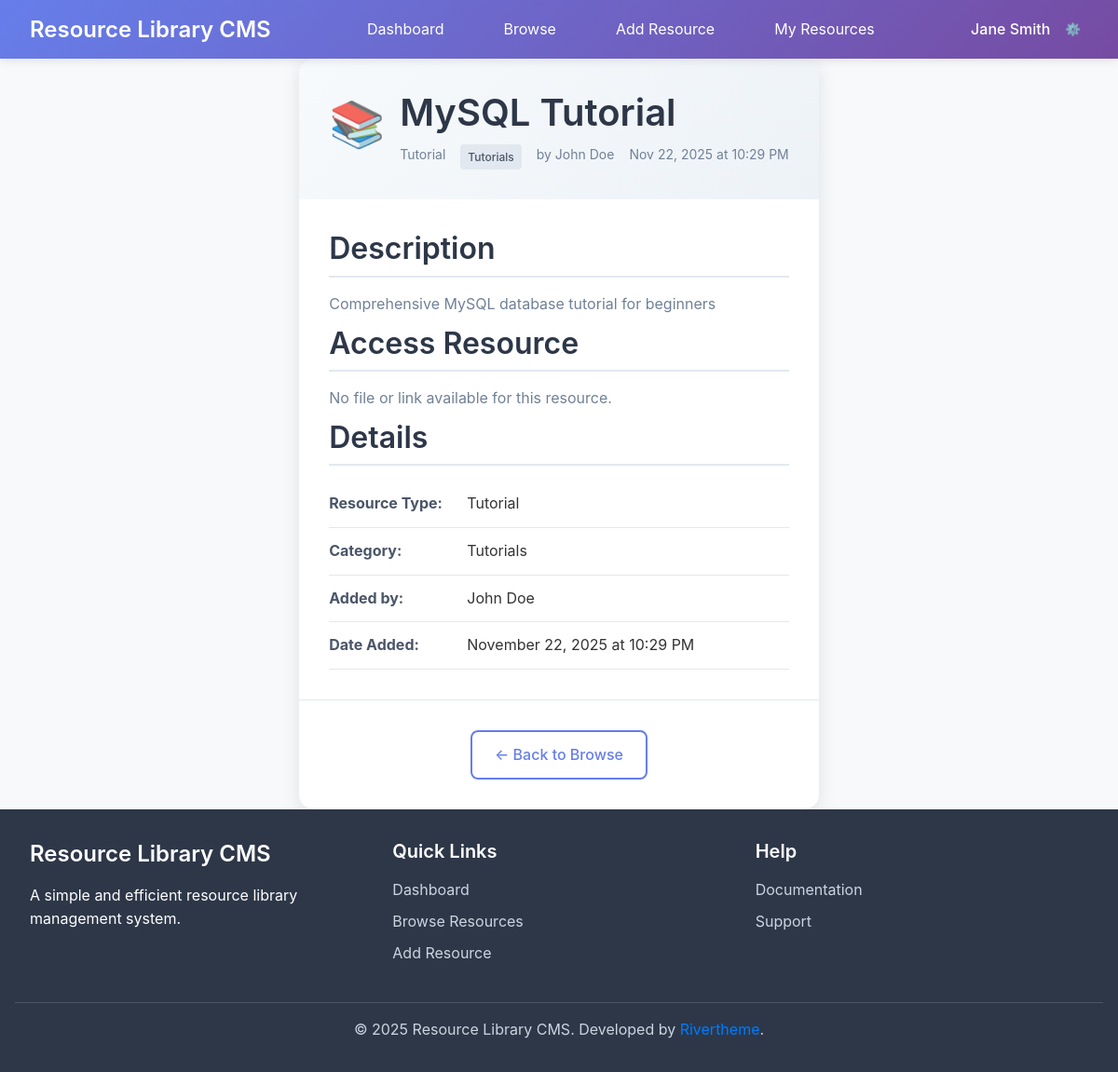
The app's page /pages/view_resource.php?id=2 (signed in) with its own data.
### tables this page shows
CREATE TABLE users (
    id INT AUTO_INCREMENT PRIMARY KEY,
    username VARCHAR(50) UNIQUE NOT NULL,
    email VARCHAR(100) UNIQUE NOT NULL,
    password_hash VARCHAR(255) NOT NULL,
    first_name VARCHAR(50) NOT NULL,
    last_name VARCHAR(50) NOT NULL,
    created_at TIMESTAMP DEFAULT CURRENT_TIMESTAMP,
    updated_at TIMESTAMP DEFAULT CURRENT_TIMESTAMP ON UPDATE CURRENT_TIMESTAMP,
    is_active BOOLEAN DEFAULT TRUE
);

CREATE TABLE resources (
    id INT AUTO_INCREMENT PRIMARY KEY,
    title VARCHAR(200) NOT NULL,
    description TEXT,
    resource_type ENUM('document', 'link', 'video', 'tutorial', 'other') NOT NULL,
    file_path VARCHAR(500),  
    external_url VARCHAR(500),  
    file_size INT,  
    mime_type VARCHAR(100),  
    category_id INT,
    user_id INT NOT NULL,
    created_at TIMESTAMP DEFAULT CURRENT_TIMESTAMP,
    updated_at TIMESTAMP DEFAULT CURRENT_TIMESTAMP ON UPDATE CURRENT_TIMESTAMP,
    is_active BOOLEAN DEFAULT TRUE,
    FOREIGN KEY (category_id) REFERENCES categories(id) ON DELETE SET NULL,
    FOREIGN KEY (user_id) REFERENCES users(id) ON DELETE CASCADE
);

CREATE TABLE categories (
    id INT AUTO_INCREMENT PRIMARY KEY,
    name VARCHAR(100) UNIQUE NOT NULL,
    description TEXT,
    created_at TIMESTAMP DEFAULT CURRENT_TIMESTAMP,
    updated_at TIMESTAMP DEFAULT CURRENT_TIMESTAMP ON UPDATE CURRENT_TIMESTAMP
);

### includes/init.php (called while the page is built, shortened)
<?php
require_once __DIR__ . '/../config/database.php';
require_once __DIR__ . '/Database.php';
require_once __DIR__ . '/functions.php';
try {
    $db = new Database();
} catch (Exception $e) {
    die("Database connection failed: " . $e->getMessage());
}
?>

### includes/functions.php (called while the page is built, shortened)
<?php
function is_logged_in() {
    return isset($_SESSION['user_id']) && !empty($_SESSION['user_id']);
}
function get_current_user_id() {
    return isset($_SESSION['user_id']) ? $_SESSION['user_id'] : null;
}
function get_current_user_data($db) {
    $sql = "SELECT id, username, email, first_name, last_name FROM users WHERE id = ? AND is_active = 1";
    return $db->fetch($sql, [get_current_user_id()]);
}
function format_date($date, $format = 'Y-m-d H:i:s') {
    return date($format, strtotime($date));
}
function get_resource_type_icon($type) {
    $icons = [
        'document' => '📄',
        'link' => '🔗',
        'video' => '🎥',
        'tutorial' => '📚',
        'other' => '📁'
    ];
    return isset($icons[$type]) ? $icons[$type] : $icons['other'];
}
?>

### includes/Database.php (called while the page is built, shortened)
<?php
class Database {
    private $host;
    private $db_name;
    private $username;
    private $password;
    private $charset;
    private $pdo;
    public function __construct() {
        $this->host = DB_HOST;
        $this->db_name = DB_NAME;
        $this->username = DB_USER;
        $this->password = DB_PASS;
        $this->charset = DB_CHARSET;
    }
    public function connect() {
        if ($this->pdo === null) {
            try {
                $dsn = "mysql:host={$this->host};dbname={$this->db_name};charset={$this->charset}";
                $options = [
                    PDO::ATTR_ERRMODE => PDO::ERRMODE_EXCEPTION,
                    PDO::ATTR_DEFAULT_FETCH_MODE => PDO::FETCH_ASSOC,
                    PDO::ATTR_EMULATE_PREPARES => false,
                ];
                $this->pdo = new PDO($dsn, $this->username, $this->password, $options);
            } catch (PDOException $e) {
                throw new Exception("Database connection failed: " . $e->getMessage());
            }
        }
        return $this->pdo;
    }
    public function query($sql, $params = []) {
        try {
            $pdo = $this->connect();
            $stmt = $pdo->prepare($sql);
            $stmt->execute($params);
            return $stmt;
        } catch (PDOException $e) {
            throw new Exception("Query execution failed: " . $e->getMessage());
        }
    }
    public function fetch($sql, $params = []) {
        $stmt = $this->query($sql, $params);
        return $stmt->fetch();
    }
}
?>

### pages/view_resource.php (the view, shortened to what this page needs)
<?php
require_once '../includes/init.php';
$resource_id = (int)($_GET['id'] ?? 0);
try {
    $sql = "
        SELECT r.*, c.name as category_name, u.username, u.first_name, u.last_name
        FROM resources r
        LEFT JOIN categories c ON r.category_id = c.id
        LEFT JOIN users u ON r.user_id = u.id
        WHERE r.id = ? AND r.is_active = 1
    ";
    $resource = $db->fetch($sql, [$resource_id]);
} catch (Exception $e) {
    add_flash_message('Error loading resource.', 'error');
    redirect('dashboard.php');
}
?>
<!DOCTYPE html>
<html lang="en">
<head>
    <link rel="stylesheet" href="../assets/css/style.css">
</head>
<body>
    <?php include '../includes/header.php'; ?>
    <div class="container">
        <div class="resource-view">
            <div class="resource-header">
                <div class="resource-title">
                    <div class="resource-icon-large">
                        <?php echo get_resource_type_icon($resource['resource_type']); ?>
                    </div>
                    <div class="title-content">
                        <h1><?php echo htmlspecialchars($resource['title']); ?></h1>
                        <div class="resource-meta">
                            <span class="resource-type"><?php echo ucfirst($resource['resource_type']); ?></span>
                            <?php if ($resource['category_name']): ?>
                                <span class="category"><?php echo htmlspecialchars($resource['category_name']); ?></span>
                            <?php endif; ?>
                            <span class="author">by <?php echo htmlspecialchars($resource['first_name'] . ' ' . $resource['last_name']); ?></span>
                            <span class="date"><?php echo format_date($resource['created_at'], 'M j, Y \a\t g:i A'); ?></span>
                        </div>
                    </div>
                </div>
            </div>
            <div class="resource-content">
                <div class="resource-description">
                    <h2>Description</h2>
                    <p><?php echo nl2br(htmlspecialchars($resource['description'])); ?></p>
                </div>
                <div class="resource-access">
                    <h2>Access Resource</h2>
                    <?php if ($resource['resource_type'] === 'link' && $resource['external_url']): ?>
                        <div class="resource-link">
                            <a href="<?php echo htmlspecialchars($resource['external_url']); ?>"
                               target="_blank" rel="noopener noreferrer" class="btn btn-primary btn-large">
                                🔗 Open Link
                            </a>
                            <p class="link-url"><?php echo htmlspecialchars($resource['external_url']); ?></p>
                        </div>
                    <?php else: ?>
                        <p class="no-access">No file or link available for this resource.</p>
                    <?php endif; ?>
                </div>
                <div class="resource-details">
                    <h2>Details</h2>
                    <table class="details-table">
                        <tr>
                            <td><strong>Resource Type:</strong></td>
                            <td><?php echo ucfirst($resource['resource_type']); ?></td>
                        </tr>
                        <tr>
                            <td><strong>Category:</strong></td>
                            <td><?php echo htmlspecialchars($resource['category_name'] ?? 'Uncategorized'); ?></td>
                        </tr>
                        <tr>
                            <td><strong>Added by:</strong></td>
                            <td><?php echo htmlspecialchars($resource['first_name'] . ' ' . $resource['last_name']); ?></td>
                        </tr>
                        <tr>
                            <td><strong>Date Added:</strong></td>
                            <td><?php echo format_date($resource['created_at'], 'F j, Y \a\t g:i A'); ?></td>
                        </tr>
                    </table>
                </div>
            </div>
            <div class="navigation-links">
                <a href="browse.php" class="btn btn-outline">← Back to Browse</a>
            </div>
        </div>
    </div>
    <?php include '../includes/footer.php'; ?>
</body>
</html>

### includes/header.php (shortened to what this page needs)
<?php
$current_user = get_current_user_data($db);
?>
<header class="main-header">
    <div class="container">
        <div class="header-content">
            <div class="logo">
                <a href="dashboard.php">
                    <h1><?php echo SITE_NAME; ?></h1>
                </a>
            </div>
            <nav class="main-nav">
                <ul>
                    <li><a href="dashboard.php" class="<?php echo basename($_SERVER['PHP_SELF']) == 'dashboard.php' ? 'active' : ''; ?>">Dashboard</a></li>
                    <li><a href="browse.php" class="<?php echo basename($_SERVER['PHP_SELF']) == 'browse.php' ? 'active' : ''; ?>">Browse</a></li>
                    <li><a href="add_resource.php" class="<?php echo basename($_SERVER['PHP_SELF']) == 'add_resource.php' ? 'active' : ''; ?>">Add Resource</a></li>
                    <li><a href="my_resources.php" class="<?php echo basename($_SERVER['PHP_SELF']) == 'my_resources.php' ? 'active' : ''; ?>">My Resources</a></li>
                </ul>
            </nav>
            <div class="user-menu">
                <div class="user-info">
                    <span class="user-name"><?php echo htmlspecialchars($current_user['first_name'] . ' ' . $current_user['last_name']); ?></span>
                    <div class="user-dropdown">
                        <button class="dropdown-toggle">⚙️</button>
                    </div>
                </div>
            </div>
        </div>
    </div>
</header>

### assets/css/style.css (style rules this page uses)
* { margin: 0; padding: 0; box-sizing: border-box; }
html { font-size: 16px; line-height: 1.6; }
body { font-family: -apple-system, BlinkMacSystemFont, 'Segoe UI', Roboto, Oxygen, Ubuntu, Cantarell, sans-serif; color: #333; background-color: #f8f9fa; min-height: 100vh; display: flex; flex-direction: column; }
h1, h2, h3, h4, h5, h6 { font-weight: 600; line-height: 1.3; margin-bottom: 0.5rem; }
h1 { font-size: 2.5rem; }
h2 { font-size: 2rem; }
p { margin-bottom: 1rem; }
a { color: #007bff; text-decoration: none; transition: color 0.2s ease; }
.container { max-width: 1200px; margin: 0 auto; padding: 0 1rem; flex: 1; }
.main-header { background: linear-gradient(135deg, #667eea 0%, #764ba2 100%); color: white; box-shadow: 0 2px 10px rgba(0,0,0,0.1); position: sticky; top: 0; z-index: 1000; }
.header-content { display: flex; align-items: center; justify-content: space-between; padding: 1rem 0; max-width: 1200px; margin: 0 auto; padding-left: 1rem; padding-right: 1rem; }
.logo h1 { font-size: 1.5rem; margin: 0; color: white; }
.logo a { color: white; text-decoration: none; }
.main-nav ul { display: flex; list-style: none; gap: 2rem; }
.main-nav a { color: white; text-decoration: none; padding: 0.5rem 1rem; border-radius: 0.25rem; transition: background-color 0.2s ease; }
.user-menu { position: relative; }
.user-info { display: flex; align-items: center; gap: 0.5rem; }
.user-name { font-weight: 500; }
.user-dropdown { position: relative; }
.dropdown-toggle { background: none; border: none; color: white; cursor: pointer; padding: 0.5rem; border-radius: 0.25rem; transition: background-color 0.2s ease; }
.btn { display: inline-flex; align-items: center; gap: 0.5rem; padding: 0.75rem 1.5rem; border: none; border-radius: 0.5rem; font-size: 1rem; font-weight: 500; text-decoration: none; cursor: pointer; transition: all 0.2s ease; text-align: center; white-space: nowrap; }
.btn-outline { background-color: transparent; color: #667eea; border: 2px solid #667eea; }
.resource-content { flex: 1; }
.resource-content p { margin-bottom: 0.5rem; color: #718096; }
.resource-meta { display: flex; gap: 1rem; font-size: 0.875rem; color: #718096; flex-wrap: wrap; }
.category { background-color: #e2e8f0; color: #4a5568; padding: 0.25rem 0.5rem; border-radius: 0.25rem; font-size: 0.75rem; font-weight: 500; }
.resource-view { background: white; border-radius: 1rem; box-shadow: 0 4px 20px rgba(0,0,0,0.1); overflow: hidden; }
.resource-header { padding: 2rem; background: linear-gradient(135deg, #f7fafc 0%, #edf2f7 100%); display: flex; justify-content: space-between; align-items: flex-start; gap: 2rem; }
.resource-title { display: flex; gap: 1rem; flex: 1; }
.resource-icon-large { font-size: 3rem; opacity: 0.8; }
.title-content h1 { margin-bottom: 0.5rem; color: #2d3748; }
.resource-content { padding: 2rem; }
.resource-content h2 { margin-bottom: 1rem; color: #2d3748; border-bottom: 2px solid #e2e8f0; padding-bottom: 0.5rem; }
.details-table { width: 100%; border-collapse: collapse; }
.details-table td { padding: 0.75rem 0; border-bottom: 1px solid #e2e8f0; }
.details-table td:first-child { width: 30%; color: #4a5568; }
.navigation-links { padding: 2rem; border-top: 1px solid #e2e8f0; display: flex; gap: 1rem; justify-content: center; }

### records on screen
users: first_name+last_name "Jane Smith"
resources: resource_type "📚", title "MySQL Tutorial", resource_type "Tutorial", category.name "Tutorials", user.last_name "John Doe", created_at "Nov 22, 2025 at 10:29 PM", description "Comprehensive MySQL database tutorial for beginners", created_at "November 22, 2025 at 10:29 PM"

### other values on screen
SITE_NAME "Resource Library CMS"
